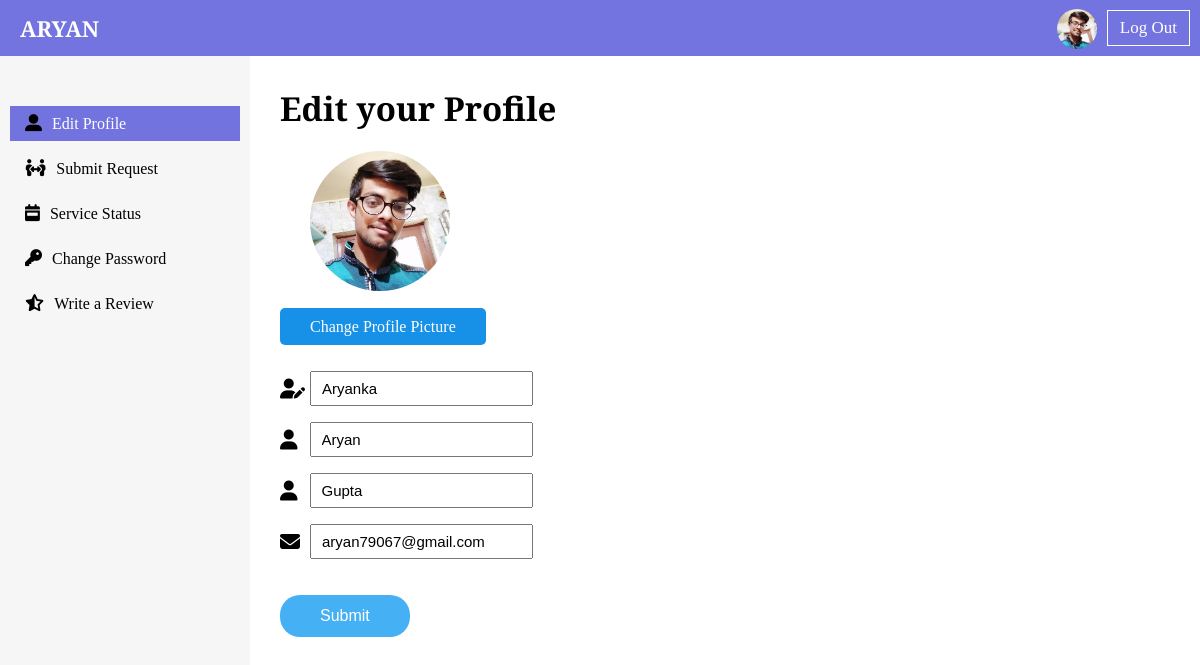
The app's page /dashboard/user_profile/ (signed in), older data.
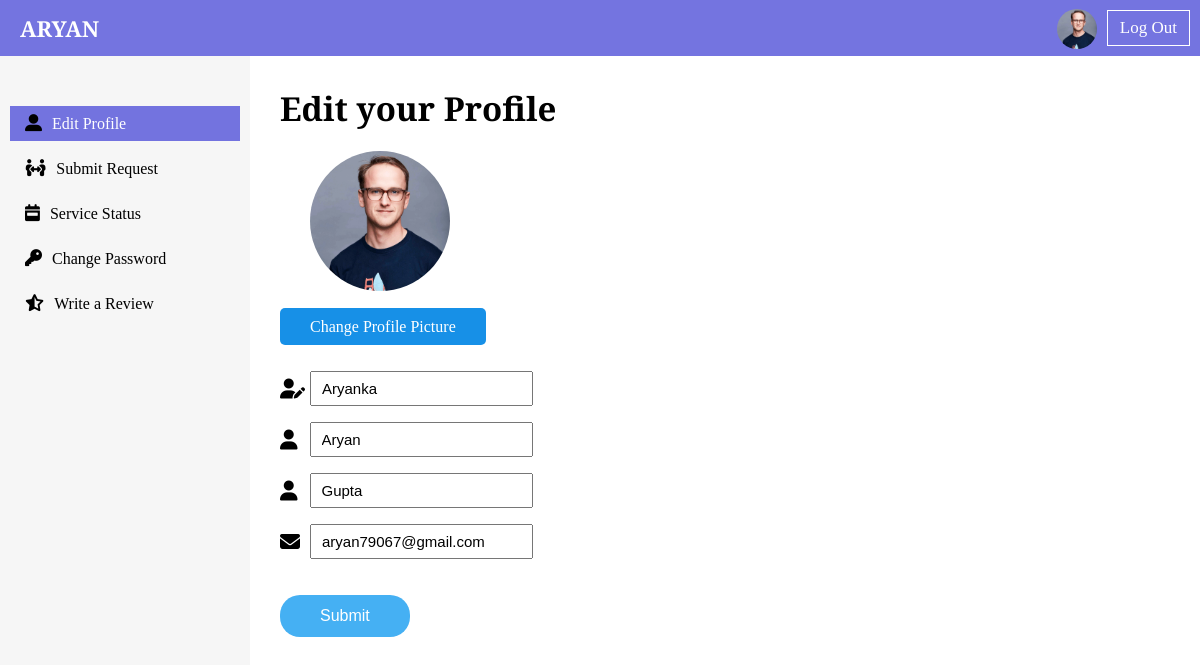
The same page, newer data.
### dashboard/models.py (models this page shows, shortened)
class UserProfilePicture(models.Model):
    user = models.OneToOneField(User, on_delete=models.CASCADE)
    profile_picture = models.ImageField(upload_to="dashboard/")

### dashboard/views.py (the view)
# urls.py: path("user_profile/", views.user_profile, name="user_profile"),
def user_profile(request):
    if request.user.is_authenticated:
        if not request.user.is_superuser:
            user_image_object = UserProfilePicture.objects.filter(user=request.user).first()
            review_object = UserReview.objects.filter(user=request.user)
            if request.method == "POST":
                forms = UpdateUserForm(request.POST, instance=request.user)
                if forms.is_valid():
                    profile_picture = request.FILES.get("profile_picture")
                    if profile_picture:
                        if user_image_object is not None:
                            user_image_object.profile_picture = profile_picture
                            user_image_object.save(update_fields = ["profile_picture"])
                            for review in review_object:
                                review.user_details = user_image_object
                                review.save(update_fields=["user_details"])
                        else:
                            user_profile_picture = UserProfilePicture(user=request.user, profile_picture=profile_picture)
                            user_profile_picture.save()
                            user_image_object = UserProfilePicture.objects.filter(user=request.user).first()
                            for review in review_object:
                                review.user_details = user_image_object
                                review.save(update_fields=["user_details"])
                    forms.save()
                    messages.success(request, "Your Profile has been Updated")
            else:
                forms = UpdateUserForm(instance=request.user)
            context = {"forms":forms, "user_image_object":user_image_object}
            return render(request, "dashboard/user/user_profile.html", context)
        else:
            return redirect("home")
    else:
        return redirect("login")

### dashboard/forms.py
class UpdateUserForm(UserChangeForm):
    username = forms.CharField(widget= forms.TextInput(attrs={"placeholder" : "Choose a username"}))
    first_name = forms.CharField(widget= forms.TextInput(attrs={"placeholder" : "First Name"}))
    last_name = forms.CharField(widget= forms.TextInput(attrs={"placeholder" : "Last Name"}))
    email = forms.CharField(widget= forms.EmailInput(attrs={"placeholder" : "Email Address"}))
    password = None
    class Meta:
        model = User
        fields = ["username", "first_name", "last_name", "email"]
        labels = {"email":"Email"}

### dashboard/context_processor.py (called while the page is built)
def user_image(request):
    if request.user.is_authenticated:
        image = UserProfilePicture.objects.filter(user=request.user).first()
        if image:
            return {
                "image":image,
            }
        else:
            return {
                "image":False,
            }
    else:
        return {
            "image":False,
        }

### templates/dashboard/user/user_profile.html (shortened to what this page needs)
{% extends 'dashboard_base.html' %}
{% block profileactive %} active {% endblock profileactive %}
{% block body %}
<div class="user-change-form">
    <div class="edit-profile-heading">
        <h2 class="md-heading">Edit your Profile</h2>
    </div>
    <form action="{% url 'user_profile' %}" method="POST" enctype="multipart/form-data"> {% csrf_token %}
        <div
            class="picture-div flex-column-no-center {% if user_image_object %} profile-image {% else %} image-icon {% endif %}">
            {% if user_image_object %}
            <a href="{{user_image_object.profile_picture.url}}" target="_blank">
            <div class="profile-image-div">
                <img src="{{user_image_object.profile_picture.url}}" alt="">
            </div>
        </a>
            {% else %}
            <label for="id_profile_picture"></label>
            {% endif %}
            {% if user_image_object %}
            <div class="choose-image-no-hidden">
                <label for="id_profile_picture" id="pp_label">Change Profile Picture</label>
            </div>
            {% else %}
            <input type="file" name="profile_picture" id="id_profile_picture" hidden="" accept="image/*">
            {% endif %}
        </div>
        <div class="user-change-input flex-column-no-center">
            {% for form in forms %}
            <div class="user-change-fields flex-row-no-center">{{form}}</div>
            {% endfor %}
        </div>
        <button type="submit" class="submit-btn"> Submit </button>
    </form>
</div>
{% endblock body %}

### templates/dashboard_base.html (shortened to what this page needs)
{% load static %}
<!DOCTYPE html>
<html lang="en">
<head>
    <link rel="stylesheet" href="{% static 'util.css' %}">
    <link rel="stylesheet" href="{% static 'dashboard/css/style.css' %}">
    <link rel="stylesheet" href="{% static 'dashboard/css/user_dash_responsive.css' %}">
</head>
<body>
    <nav class="navbar flex-row-space-between">
        <a href="{% url 'home' %}">
            <h2 class="logo sm-heading">ARYAN</h2>
        </a>
        <div class="log-sign-btn flex-row-space-between">
            {% if request.user.is_authenticated %}
            {% if image %}
            <a href="{% url 'user_profile' %}" class="user-image">
                <img src="{{image.profile_picture.url}}" alt="">
            </a>
            {% endif %}
            <a href="{% url 'logout' %}" class="logout-btn">Log Out</a>
            {% endif %}
        </div>
    </nav>
    <div class="side-navbar">
        <a href="{% url 'user_profile' %}" class="{% block profileactive %} {% endblock profileactive %}">Edit
            Profile</a>
        <a href="{% url 'submit_request' %}" class="{% block submitactive %} {% endblock submitactive %}">Submit
            Request</a>
        <a href="{% url 'service_status' %}" class="{% block serviceactive %} {% endblock serviceactive %}">Service
            Status</a>
        <a href="{% url 'change_password' %}" class="{% block changeactive %} {% endblock changeactive %}">Change
            Password</a>
        <a href="{% url 'review' %}" class="{% block reviewactive %} {% endblock reviewactive %}">Write a Review</a>
    </div>
    <div class="main-content">
        {% block body %} {% endblock body %}
    </div>
</body>
</html>

### static/util.css (style rules this page uses)
* { padding: 0; margin: 0; box-sizing: border-box; }
html { font-size: 62.5%; font-family: 'Playfair Display', serif; }
a { text-decoration: none; outline: none; color: black; }
button { outline: none; }
.md-heading { font-size: 3.3rem; }
.sm-heading { font-size: 2.2rem; }
.flex-row-space-between { display: flex; align-items: center; justify-content: space-between; }
.flex-row-no-center { display: flex; }
.flex-column-no-center { display: flex; flex-direction: column; }

### static/dashboard/css/style.css (style rules this page uses)
.navbar { width: 100%; background-color: rgb(101, 101, 221, 0.9); }
.logo { margin-left: 2rem; color: white; }
.navbar .user-image img { width: 4rem; height: 4rem; border-radius: 50%; margin-top: .4rem; }
.navbar .logout-btn { border: 1px solid white; padding: .7rem 1.2rem; font-size: 1.7rem; margin: 1rem; color: white; transition: background-color, 0.3s ease-in; }
.side-navbar { width: 25rem; height: 100%; padding: 5rem 1rem; background-color: rgba(211, 211, 211, 0.2); position: fixed; top: 5.6rem; left: 0; z-index: 1; }
.side-navbar a { margin-bottom: 1rem; display: block; padding: .8rem 1.5rem; font-size: 1.6rem; }
.active { color: white; background-color: rgb(101, 101, 221, 0.9); }
.side-navbar a:nth-child(1)::before { content: "\f406"; font-family: 'Font Awesome\ 5 Free'; font-size: 1.7rem; color: black; font-weight: 900; margin-right: 1rem; }
.side-navbar a:nth-child(2):before { content: "\e068"; font-family: 'Font Awesome\ 5 Free'; font-size: 1.7rem; color: black; font-weight: 900; margin-right: 1rem; }
.side-navbar a:nth-child(3):before { content: "\f784"; font-family: 'Font Awesome\ 5 Free'; font-size: 1.7rem; color: black; font-weight: 900; margin-right: 1rem; }
.side-navbar a:nth-child(4):before { content: "\f084"; font-family: 'Font Awesome\ 5 Free'; font-size: 1.7rem; color: black; font-weight: 900; margin-right: 1rem; }
.side-navbar a:nth-child(5):before { content: "\f5c0"; font-family: 'Font Awesome\ 5 Free'; font-size: 1.7rem; color: black; font-weight: 900; margin-right: 1rem; }
.main-content { margin-left: 25rem; }
.profile-image { width: 35rem; height: 22rem; }
.profile-image .profile-image-div { margin-left: 3rem; }
.profile-image .profile-image-div img { width: 14rem; height: 14rem; border-radius: 50%; }
.choose-image-no-hidden { margin: 2.5rem 0; }
.choose-image-no-hidden label { padding: 1rem 3rem; font-size: 1.6rem; background-color: rgb(23, 144, 231); color: white; cursor: pointer; transition: all .3s ease-in; border-radius: .5rem; }
.edit-profile-heading { margin-bottom: 2rem; }
.user-change-form { width: 100%; padding: 3rem; }
.user-change-fields input { padding: .7rem 1rem; outline: none; font-size: 1.5rem; margin-bottom: 1.6rem; }
.user-change-fields:first-child::before { content: "\f4ff"; font-family: 'Font Awesome\ 5 Free'; font-size: 2rem; color: black; font-weight: 900; margin-right: .5rem; margin-top: .7rem; }
.user-change-fields:nth-child(2)::before { content: "\f007"; font-family: 'Font Awesome\ 5 Free'; font-size: 2rem; color: black; font-weight: 900; margin-right: 1.2rem; margin-top: .7rem; }
.user-change-fields:nth-child(3)::before { content: "\f007"; font-family: 'Font Awesome\ 5 Free'; font-size: 2rem; color: black; font-weight: 900; margin-right: 1.2rem; margin-top: .7rem; }
.user-change-fields:nth-child(4)::before { content: "\f0e0"; font-family: 'Font Awesome\ 5 Free'; font-size: 2rem; color: black; font-weight: 900; margin-right: 1rem; margin-top: .7rem; }
.user-change-form .submit-btn { padding: 1.2rem 4rem; border-radius: 2rem; background-color: rgb(69, 176, 243); color: white; border: none; font-size: 1.6rem; margin-top: 2rem; cursor: pointer; transition: all .3s ease-in; }
input { padding: .8rem; margin-bottom: 2rem; outline: none; }

Row changes from the older to the newer data that the page shows:
changed UserProfilePicture: profile_picture: a different picture
